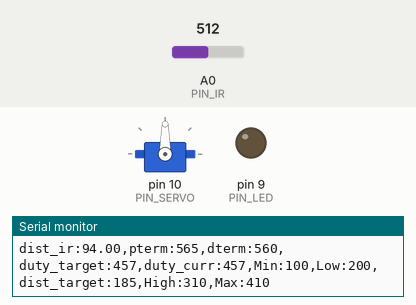
Simulated run of this sketch. Board: Arduino Uno, built with avr-gcc and run on an emulated ATmega328P. Shown: servo, output pins drawn as LEDs (lit = HIGH), the last lines printed to the serial monitor. The test bench sets the inputs (shaded band); at power-on: A0 (PIN_IR) = 512.

Above: at 1.2 s.
1.3 s: A0 (PIN_IR) set to 306
3.1 s: A0 (PIN_IR) set to 288
At 3.8 s:
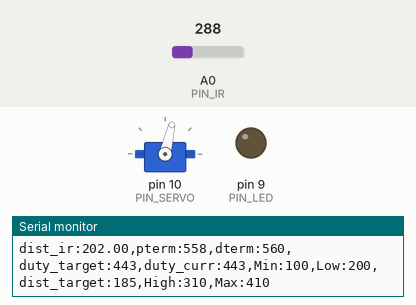
4.8 s: A0 (PIN_IR) set to 511
At 5.5 s:
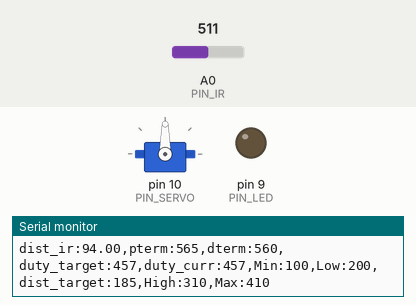
Timing chart, 0 to 7.8 s (numbered marks = the images above; inputs shaded):
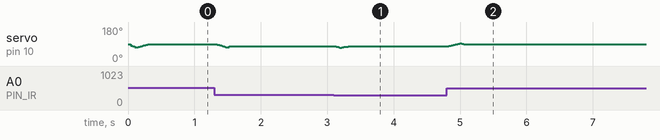

Measured:
- after the input at 3.1 s, servo on pin 10 (PIN_SERVO): 79° → 77° at once
- after the input at 4.8 s, servo on pin 10 (PIN_SERVO): rises from 77° to 93° in 0.18 s, then falls to 90° in 0.07 s

The sketch:

pid_control.ino
```cpp
#include <Servo.h>

/////////////////////////////
// Configurable parameters //
/////////////////////////////

// Arduino pin assignment
#define PIN_LED 9
#define PIN_SERVO 10
#define PIN_IR A0

// Framework setting
#define _DIST_TARGET 175
#define _DIST_MIN 68
#define _DIST_MAX 298

// Distance sensor
#define _DIST_ALPHA 0.35

// Servo range
#define _DUTY_MIN 1170
#define _DUTY_NEU 1370
#define _DUTY_MAX 1540

// Servo speed control
#define _SERVO_ANGLE 40.0
#define _SERVO_SPEED 173.0

// Event periods
#define _INTERVAL_DIST 10
#define DELAY_MICROS  1500
#define _INTERVAL_SERVO 10
#define _INTERVAL_SERIAL 100

// PID parameters
#define _KP 1.24
#define _KD 105.8


//////////////////////
// global variables //
//////////////////////

float ema_dist=0;            // EMA 필터에 사용할 변수
float filtered_dist;       // 최종 측정된 거리값을 넣을 변수. loop()안에 filtered_dist = filtered_ir_distance(); 형태로 사용하면 됨.
float samples_num = 3;     // 스파이크 제거를 위한 부분필터에 샘플을 몇개 측정할 것인지. 3개로 충분함! 가능하면 수정하지 말 것.

// Servo instance
Servo myservo;
// Distance sensor
float dist_target, dist_curr; // location to send the ball
float dist_raw, dist_ema, alpha;

// Event periods
unsigned long last_sampling_time_dist, last_sampling_time_servo, last_sampling_time_serial;
bool event_dist, event_servo, event_serial;

// Servo speed control
float duty_chg_per_interval;
float duty_target, duty_curr;

// PID variables
float error_curr, error_prev, control, pterm, dterm, iterm;

void setup() {
// initialize GPIO pins for LED and attach servo
  pinMode(PIN_LED, OUTPUT);
  myservo.attach(PIN_SERVO);
// initialize global variables
  last_sampling_time_dist = last_sampling_time_servo = last_sampling_time_serial = 0;
  event_dist = event_servo = event_serial = false;
  dist_target = _DIST_TARGET;
  duty_target = duty_curr = _DUTY_NEU;
  alpha = _DIST_ALPHA;


// move servo to neutral position
//  myservo.writeMicroseconds(_DUTY_NEU);
// initialize serial port
  Serial.begin(115200);
// convert angle speed into duty change per interval.
  duty_chg_per_interval = (_DUTY_MAX - _DUTY_MIN) * (_SERVO_SPEED / _SERVO_ANGLE) * (float(_INTERVAL_SERVO) / (float)1000);
}


void loop() {
/////////////////////
// Event generator //
/////////////////////
unsigned long time_curr = millis();
  if(time_curr >= last_sampling_time_dist + _INTERVAL_DIST) {
        last_sampling_time_dist += _INTERVAL_DIST;
        event_dist = true;
  }
  if(time_curr >= last_sampling_time_servo + _INTERVAL_SERVO) {
        last_sampling_time_servo += _INTERVAL_SERVO;
        event_servo = true;
  }
  if(time_curr >= last_sampling_time_serial + _INTERVAL_SERIAL) {
        last_sampling_time_serial += _INTERVAL_SERIAL;
        event_serial = true;
  }


////////////////////
// Event handlers //
////////////////////

  if(event_dist) {
    event_dist = false;
    dist_raw = filtered_ir_distance();

  // PID control logic
    error_curr = _DIST_TARGET - dist_raw;
    pterm = _KP * error_curr;
    dterm = _KD * (error_curr - error_prev);
    control = pterm + dterm;

    duty_target = _DUTY_NEU + control;

  // keep duty_target value within the range of [_DUTY_MIN, _DUTY_MAX]
    if (duty_target < _DUTY_MIN) {
      duty_target = _DUTY_MIN;  // duty_target < _DUTY_MIN 일 때 duty_target 를 _DUTY_MIN 로 고정
    } else if (duty_target > _DUTY_MAX) {
      duty_target = _DUTY_MAX; // duty_target > _DUTY_MAX 일 때 duty_target 를 _DUTY_MAX 로 고정
    }

    // update error_prev
    error_prev = error_curr;
  }

  if(event_servo) {
    event_servo = false; // [3153] servo EventHandler Ticket -> false
    // adjust duty_curr toward duty_target by duty_chg_per_interval
    if(duty_target > duty_curr) {
      duty_curr += duty_chg_per_interval;
      if(duty_curr > duty_target) duty_curr = duty_target;
    }
    else {
      duty_curr -= duty_chg_per_interval;
      if(duty_curr < duty_target) duty_curr = duty_target;
    }

    myservo.writeMicroseconds(duty_curr);
  }

  if(event_serial) {
    event_serial = false;
    Serial.print("dist_ir:");
    Serial.print(dist_raw);
    Serial.print(",pterm:");
    Serial.print(map(pterm,-1000,1000,510,610));
    Serial.print(",dterm:");
    Serial.print(map(dterm,-1000,1000,510,610));
    Serial.print(",duty_target:");
    Serial.print(map(duty_target,1000,2000,410,510));
    Serial.print(",duty_curr:");
    Serial.print(map(duty_curr,1000,2000,410,510));
    Serial.println(",Min:100,Low:200,dist_target:185,High:310,Max:410");
  }
}

float ir_distance(void){ // return value unit: mm
  float val;
  float volt = float(analogRead(PIN_IR));
  val = ((6762.0/(volt-9.0))-4.0) * 10.0;
  return val;
}

float ir_distance_filtered(void){ // return value unit: mm
  return ir_distance(); // for now, just use ir_distance() without noise filter.
}

float under_noise_filter(void){ // 아래로 떨어지는 형태의 스파이크를 제거해주는 필터
  int currReading;
  int largestReading = 0;
  for (int i = 0; i < samples_num; i++) {
    currReading = ir_distance();
    if (currReading > largestReading) { largestReading = currReading; }
    // Delay a short time before taking another reading
    delayMicroseconds(DELAY_MICROS);
  }
  return largestReading;
}

float filtered_ir_distance(void){ // 아래로 떨어지는 형태의 스파이크를 제거 후, 위로 치솟는 스파이크를 제거하고 EMA필터를 적용함.
  // under_noise_filter를 통과한 값을 upper_nosie_filter에 넣어 최종 값이 나옴.
  int currReading;
  int lowestReading = 1024;
  for (int i = 0; i < samples_num; i++) {
    currReading = under_noise_filter();
    if (currReading < lowestReading) { lowestReading = currReading; }
  }
  // eam 필터 추가
  ema_dist = _DIST_ALPHA*lowestReading + (1-_DIST_ALPHA)*ema_dist;
  return ema_dist;
}
```
